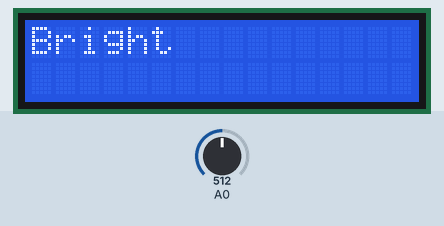
This program was run on a simulated Arduino Uno, built with avr-gcc and run on an emulated ATmega328P. Parts: 16×2 character LCD. The inputs (shaded band) are chosen by the test bench; at power-on: A0 = 512. What the program prints to the serial monitor is not drawn.

Above: at 11.2 s.
11.3 s: A0 set to 490
At 12.8 s:
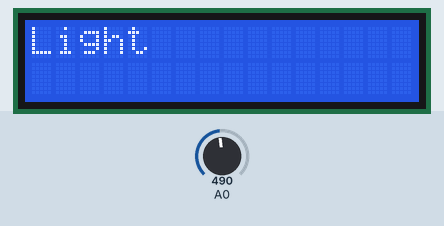
13.1 s: A0 set to 207
14.6 s: A0 set to 186
At 15.8 s:
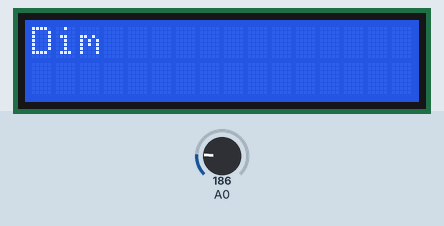
16.1 s: A0 set to 0
At 17.3 s:
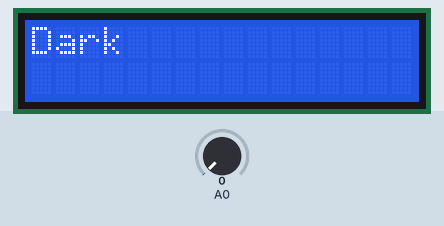
17.6 s: A0 set to 810
At 18.5 s:
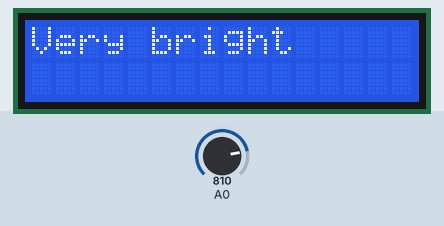
19.2 s: A0 set to 190
At 19.7 s:
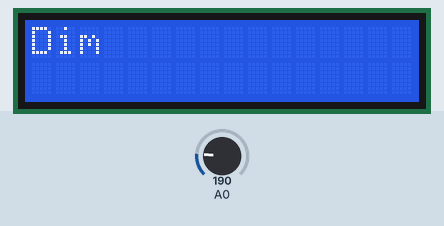
Timing chart, 0 to 22.2 s (numbered marks = the images above; inputs shaded):
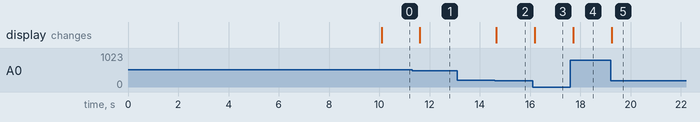

The program:

main.cpp
```cpp
#include <Arduino.h>
#include <Wire.h>
#include <LiquidCrystal_I2C.h>
// Set the LCD address (adjust based on your LCD screen)
#define LCD_ADDRESS 0x27

// Set the LCD columns and rows
#define LCD_COLUMNS 16
#define LCD_ROWS 2

// Create an instance of the LiquidCrystal_I2C library
LiquidCrystal_I2C lcd(LCD_ADDRESS, LCD_COLUMNS, LCD_ROWS);
int lightValue = analogRead(A0);

void setup() {
  // Setup serial communication at baudrate 9600 for reading the light sensor
  Serial.begin(9600);

  // Initialize the LCD
  lcd.init();
  lcd.backlight(); // Turn on the backlight (if your LCD has backlight control)
  lcd.setCursor(3,0);
  lcd.print("Hello, world!");
  lcd.setCursor(2,1);
  delay(10000);
}

void loop() {
  // Reads the input on analog pin A0
  int lightValue = analogRead(A0);

  // Print out the values to read in the Serial Monitor
  Serial.print("Analog reading (0-1023): ");
  Serial.print(lightValue);

  // Use the value to determine how dark it is
  // (Try tweaking these to make it more accurate)
  if (lightValue < 10) {
    lcd.clear();
    lcd.print("Dark");
  } else if (lightValue < 200) {
    lcd.clear();
    lcd.print("Dim");
  } else if (lightValue < 500) {
    lcd.clear();
    lcd.print("Light");
  } else if (lightValue < 800) {
    lcd.clear();
    lcd.print("Bright");
  } else {
    lcd.clear();
    lcd.print("Very bright");
  }

  delay(500);
}
```

Measured:
- the behaviour switches between 200 and 199 on A0 (found by bisection; images 1 and 2)
- after the input at 11.3 s, the display: changes after 0.31 s (image 1)
- after the input at 13.1 s, every drawn part: stays the same
- after the input at 14.6 s, the display: changes after 0.06 s (image 2)
- after the input at 16.1 s, the display: changes after 0.08 s (image 3)
- after the input at 17.6 s, the display: changes after 0.11 s (image 4)
- after the input at 19.2 s, the display: changes at once (image 5)
